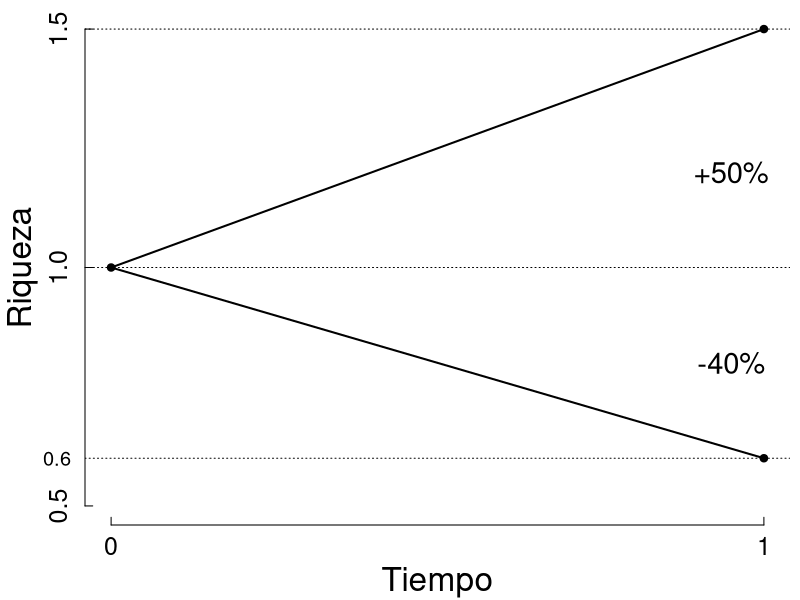
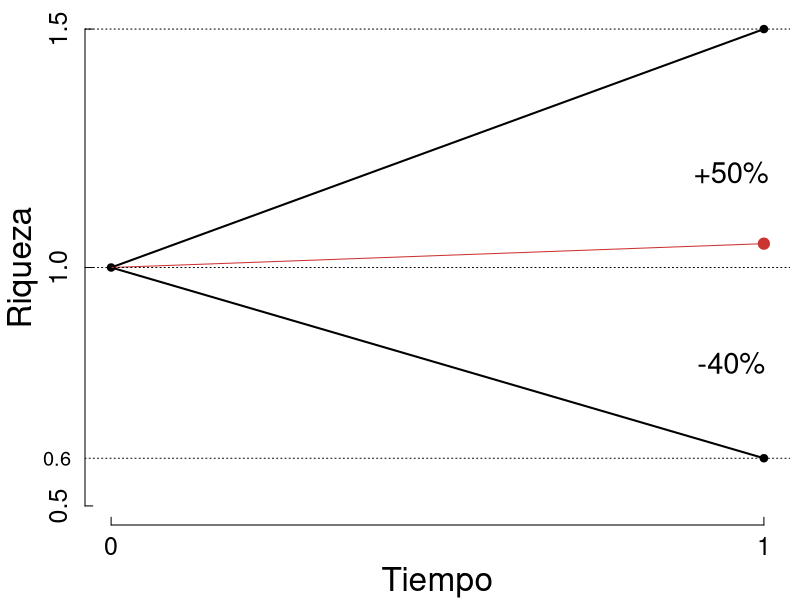
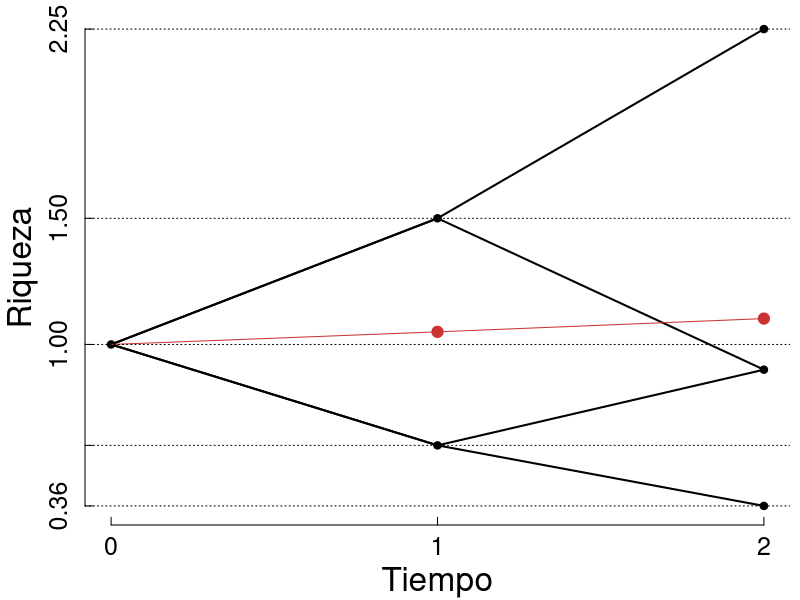
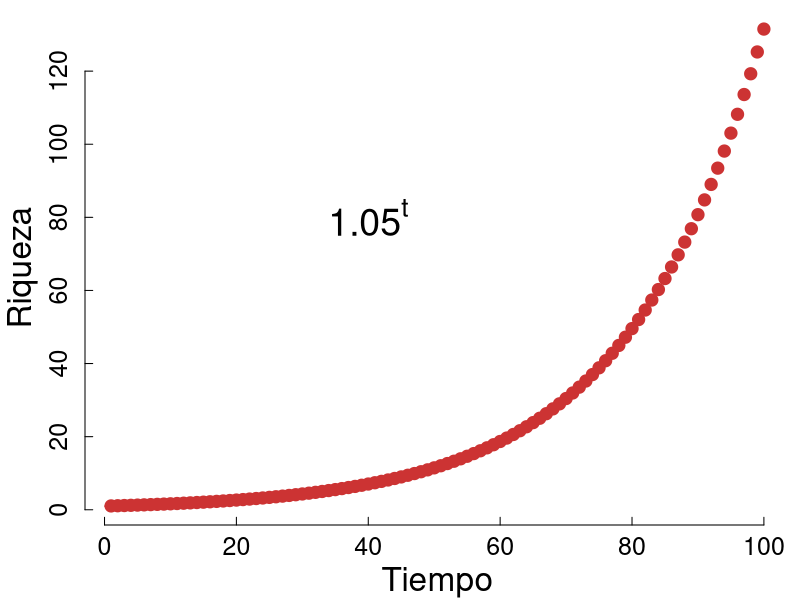
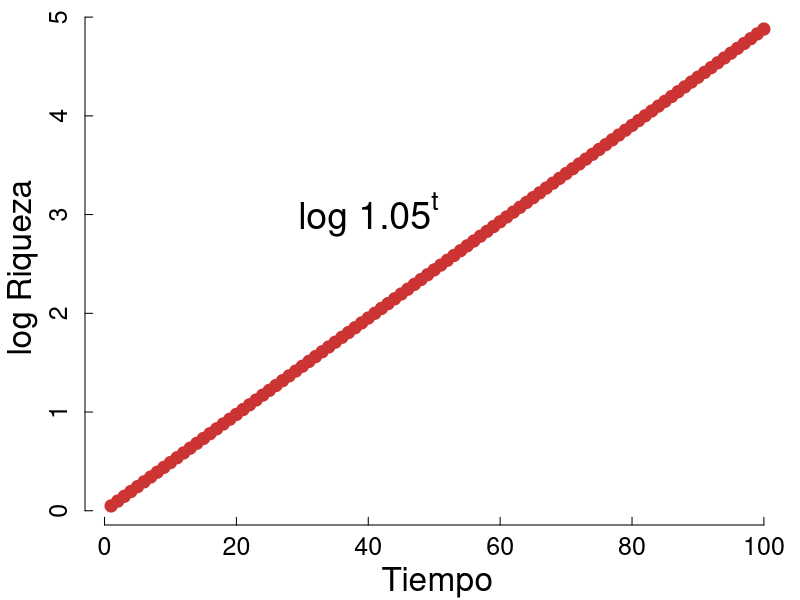
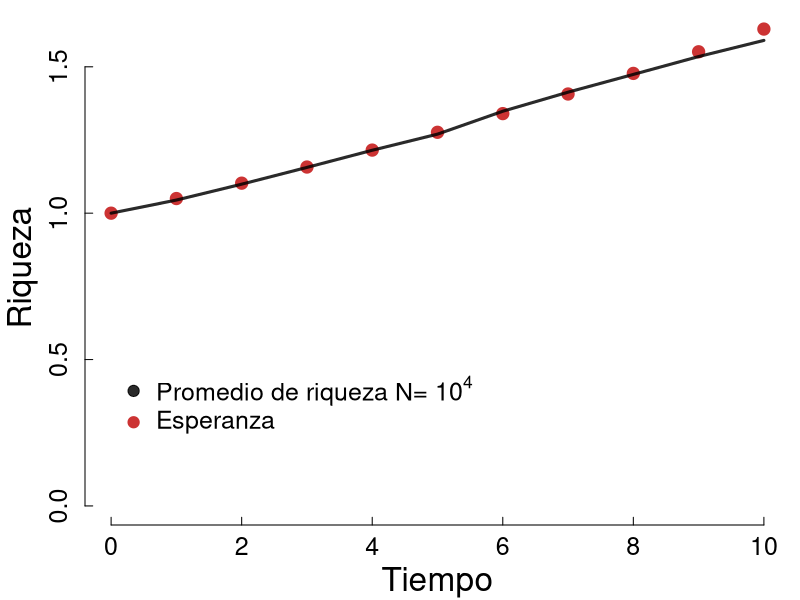
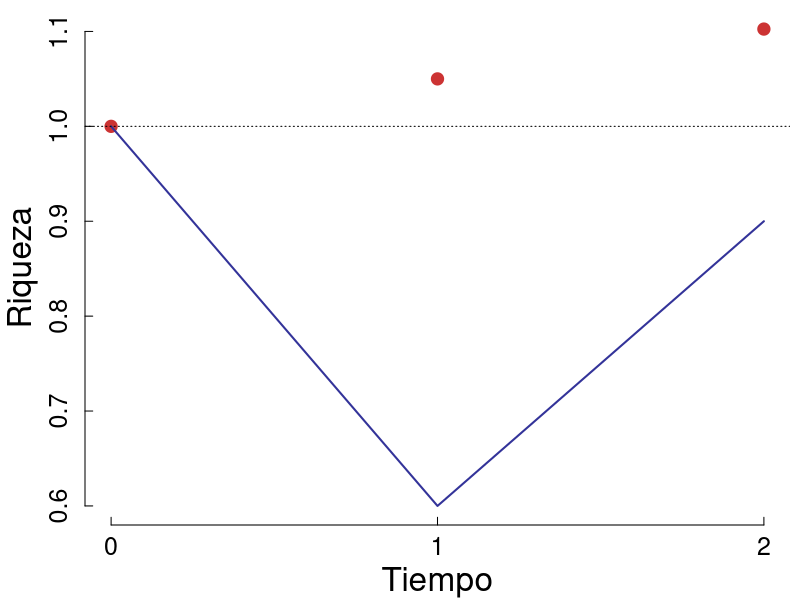
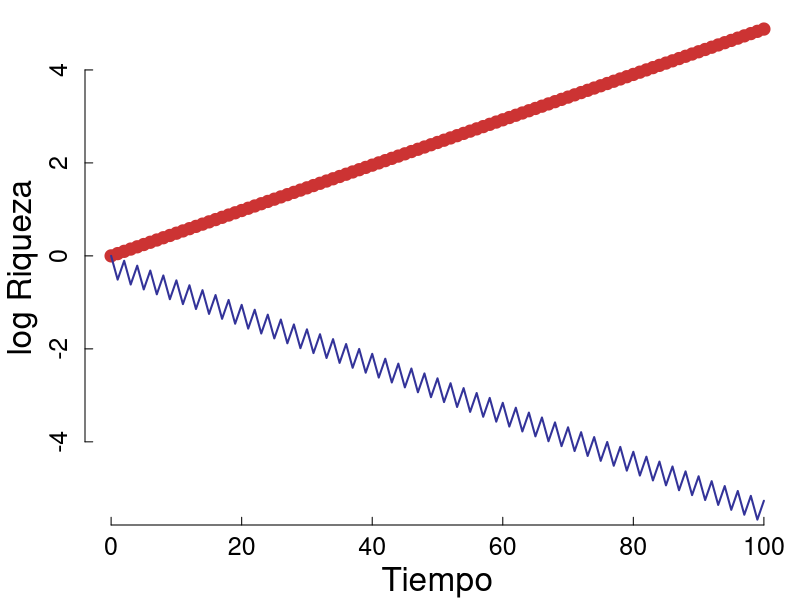

R code for these plots, in order:
oldpar <- par(no.readonly = TRUE)
oldwd <- getwd()
this.dir <- dirname(parent.frame(2)$ofile)
nombre.R <-  sys.frame(1)$ofile
require(tools)
nombre <- print(file_path_sans_ext(nombre.R))
pdf(paste0(nombre,".pdf"), width = 8, height = 5  )
setwd(this.dir)
###############################


par(mar=c(3.75,4.25,0.5,0.5))


plot(c(0,1), c(1,1.5), type="l",lwd=2,axes = F,ann = F, ylim=c(0.5,1.5), col=rgb(0,0,0,1))
lines(c(0,1), c(1,0.6),col=rgb(0,0,0,1),lwd=2)

points(c(0,1,1), c(1,1.5,0.6),col=rgb(0,0,0,1),pch=19)

axis(side=2, at=c(0.5,1,1.5), labels=NA,cex.axis=0.6,tck=0.015)
axis(side=1, at=c(0,1),labels=NA,cex.axis=0.6,tck=0.015)
axis(lwd=0,side=1, at=c(0,1), cex.axis=1.5,line=-0.3)
axis(lwd=0,side=2,at=c(0.5,1,1.5),cex.axis=1.5,line=-0.3)
axis(lwd=0,side=2,at=c(0.6),cex.axis=1.2,las=1,line=-0.3)
mtext("Tiempo", side=1, line=2.5,cex = 2)
mtext("Riqueza", side=2, line=2.5,cex = 2)

text(0.95,0.8,"-40%",srt=0, cex=1.75)
text(0.95,1.2,"+50%",srt=0, cex=1.75)

abline(h=0.6, lty=3)
abline(h=1.5, lty=3)
abline(h=1, lty=3)



plot(c(0,1), c(1,1.5), type="l",lwd=2,axes = F,ann = F, ylim=c(0.5,1.5), col=rgb(0,0,0,1))
lines(c(0,1), c(1,0.6),col=rgb(0,0,0,1),lwd=2)

points(c(0,1,1), c(1,1.5,0.6),col=rgb(0,0,0,1),pch=19)

points(c(1),c(1.05),col=rgb(0.8,0.2,0.2,1),pch=19, cex=1.5)
lines(c(0,1),c(1, 1.05),col=rgb(0.8,0.2,0.2,1))


axis(side=2, at=c(0.5,1,1.5), labels=NA,cex.axis=0.6,tck=0.015)
axis(side=1, at=c(0,1),labels=NA,cex.axis=0.6,tck=0.015)
axis(lwd=0,side=1, at=c(0,1), cex.axis=1.5,line=-0.3)
axis(lwd=0,side=2,at=c(0.5,1,1.5),cex.axis=1.5,line=-0.3)
axis(lwd=0,side=2,at=c(0.6),cex.axis=1.2,las=1,line=-0.3)
mtext("Tiempo", side=1, line=2.5,cex = 2)
mtext("Riqueza", side=2, line=2.5,cex = 2)

text(0.95,0.8,"-40%",srt=0, cex=1.75)
text(0.95,1.2,"+50%",srt=0, cex=1.75)

abline(h=0.6, lty=3)
abline(h=1.5, lty=3)
abline(h=1, lty=3)



plot(c(0,1,2), c(1,1.5,1.5^2), type="l",lwd=2,axes = F,ann = F, ylim=c(0.6^2,1.5^2), col=rgb(0,0,0,1))
lines(c(0,1,2), c(1,0.6,0.6*1.5),col=rgb(0,0,0,1),lwd=2)
lines(c(0,1,2), c(1,1.5,1.5*0.6),col=rgb(0,0,0,1),lwd=2)
lines(c(0,1,2), c(1,0.6,0.6*0.6),col=rgb(0,0,0,1),lwd=2)

points(c(0,1,1,2,2,2), c(1,1.5,0.6, 1.5^2, 1.5*0.6, 0.6^2),col=rgb(0,0,0,1),pch=19)

points(c(1,2),c(1.05,1.05^2),col=rgb(0.8,0.2,0.2,1),pch=19, cex=1.5)
lines(c(0,1,2),c(1, 1.05,1.05^2),col=rgb(0.8,0.2,0.2,1))


axis(side=2, at=c(0.6^2,0.6,1,1.5,1.5^2), labels=NA,cex.axis=0.6,tck=0.015)
axis(side=1, at=c(0,1,2),labels=NA,cex.axis=0.6,tck=0.015)
axis(lwd=0,side=1, at=c(0,1,2), cex.axis=1.5,line=-0.3)
axis(lwd=0,side=2,at=c(0.6^2,0.6,1,1.5,1.5^2),cex.axis=1.5,line=-0.3)
mtext("Tiempo", side=1, line=2.5,cex = 2)
mtext("Riqueza", side=2, line=2.5,cex = 2)


abline(h=0.6^2, lty=3)
abline(h=0.6, lty=3)
abline(h=1.5, lty=3)
abline(h=1, lty=3)
abline(h=1.5^2, lty=3)


t = seq(1,100)
r = 1.05^t
plot(t,r,lwd=2,axes = F,ann = F, col=rgb(0.8,0.2,0.2,1),pch=19, cex=1.5)
lines(c(0,1,2),c(1, 1.05,1.05^2),col=rgb(0.8,0.2,0.2,1))

axis(side=2, labels=NA,cex.axis=0.6,tck=0.015)
axis(side=1, labels=NA,cex.axis=0.6,tck=0.015)
axis(lwd=0,side=1,  cex.axis=1.5,line=-0.3)
axis(lwd=0,side=2,cex.axis=1.5,line=-0.3)
mtext("Tiempo", side=1, line=2.5,cex = 2)
mtext("Riqueza", side=2, line=2.5,cex = 2)
text(40,80,expression(1.05^t),srt=0, cex=2.25)



t = seq(1,100)
r = 1.05^t
plot(t,log(r),lwd=2,axes = F,ann = F, col=rgb(0.8,0.2,0.2,1),pch=19, cex=1.5)

axis(side=2, labels=NA,cex.axis=0.6,tck=0.015)
axis(side=1, labels=NA,cex.axis=0.6,tck=0.015)
axis(lwd=0,side=1,  cex.axis=1.5,line=-0.3)
axis(lwd=0,side=2,cex.axis=1.5,line=-0.3)
mtext("Tiempo", side=1, line=2.5,cex = 2)
mtext("log Riqueza", side=2, line=2.5,cex = 2)
text(40,3,expression("log"~1.05^t),srt=0, cex=2.25)



set.seed(999)
t = seq(0,10)
r = 1.05^t
plot(t,r,lwd=2,axes = F,ann = F, col=rgb(0.8,0.2,0.2,1),pch=19, cex=1.5, ylim=c(0,max(r)))
for (n in c(10000)){
    total = c(0,rbinom(0,n=10,size=1))
    for (j in seq(n)){
        m = rbinom(0.5,n=10,size=1)
        total = total + c(1,cumprod(1.5*m + 0.6*(1-m)))
    }
    lines(t,total/n ,lwd=3, col=rgb(0,0,0,(log(n,10)+1)/6 ) )
}
axis(side=2, labels=NA,cex.axis=0.6,tck=0.015)
axis(side=1, labels=NA,cex.axis=0.6,tck=0.015)
axis(lwd=0,side=1,  cex.axis=1.5,line=-0.3)
axis(lwd=0,side=2,cex.axis=1.5,line=-0.3)
mtext("Tiempo", side=1, line=2.5,cex = 2)
mtext("Riqueza", side=2, line=2.5,cex = 2)
legend(0,0.5,pch=19,legend = c(expression("Promedio de riqueza N="~10^4), "Esperanza"), col=c(rgb(0,0,0,5/6),rgb(0.8,0.2,0.2,1) ),bty = "n",cex = 1.5)



t = seq(0,100)
r = 1.05^t
s = c(1,rep(c(0.6,1.5),50))
plot(t[1:3],r[1:3],lwd=2,axes = F,ann = F, col=rgb(0.8,0.2,0.2,1),pch=19, cex=1.5, ylim=c(0.6,1.05^2) )
lines(t[1:3],cumprod(s[1:3]),col=rgb(0.2,0.2,0.6,1),lwd=2)
axis(side=2, labels=NA,cex.axis=0.6,tck=0.015)
axis(side=1, at = c(0,1,2),labels=NA,cex.axis=0.6,tck=0.015)
axis(lwd=0,side=1,at = c(0,1,2),  cex.axis=1.5,line=-0.3)
axis(lwd=0,side=2,cex.axis=1.5,line=-0.3)
mtext("Tiempo", side=1, line=2.5,cex = 2)
mtext("Riqueza", side=2, line=2.5,cex = 2)
abline(h=1,lty=3)


plot(t,log(r),lwd=2,axes = F,ann = F, col=rgb(0.8,0.2,0.2,1),pch=19, cex=1.5, ylim=c(-max(log(r))-0.5,max(log(r))))
lines(t,log(cumprod(s)),col=rgb(0.2,0.2,0.6,1),lwd=2)
axis(side=2, labels=NA,cex.axis=0.6,tck=0.015)
axis(side=1, labels=NA,cex.axis=0.6,tck=0.015)
axis(lwd=0,side=1,  cex.axis=1.5,line=-0.3)
axis(lwd=0,side=2,cex.axis=1.5,line=-0.3)
mtext("Tiempo", side=1, line=2.5,cex = 2)
mtext("log Riqueza", side=2, line=2.5,cex = 2)




set.seed(999)
t = seq(0,1000)
r = 1.05^t
plot(t,log(r),lwd=2,axes = F,ann = F, col=rgb(0.8,0.2,0.2,1),pch=19, cex=1.5, ylim=c(-max(log(r))-0.5,max(log(r))))
for (i in seq(33)){
    m = c(1,rbinom(0.5,n=1000,size=1))
    lines(t,log(cumprod(1.5*m + 0.6*(1-m))) ,lwd=2, col=rgb(runif(1),runif(1),runif(1)) )
}

axis(side=2, labels=NA,cex.axis=0.6,tck=0.015)
axis(side=1, labels=NA,cex.axis=0.6,tck=0.015)
axis(lwd=0,side=1,  cex.axis=1.5,line=-0.3)
axis(lwd=0,side=2,cex.axis=1.5,line=-0.3)
mtext("Tiempo", side=1, line=2.5,cex = 2)
mtext("log Riqueza", side=2, line=2.5,cex = 2)
text(900,-16,expression("?"),srt=0, cex=5)

set.seed(999)
t = seq(0,1000)
r = 1.05^t
plot(t,log(r),lwd=2,axes = F,ann = F, col=rgb(0.8,0.2,0.2,1),pch=19, cex=1.5, ylim=c(-max(log(r))-0.5,max(log(r))))
for (i in seq(33)){
    m = c(1,rbinom(0.5,n=1000,size=1))
    lines(t,log(cumprod(1.5*m + 0.6*(1-m))) ,lwd=2, col=rgb(runif(1),runif(1),runif(1)) )
}

axis(side=2, labels=NA,cex.axis=0.6,tck=0.015)
axis(side=1, labels=NA,cex.axis=0.6,tck=0.015)
axis(lwd=0,side=1,  cex.axis=1.5,line=-0.3)
axis(lwd=0,side=2,cex.axis=1.5,line=-0.3)
mtext("Tiempo", side=1, line=2.5,cex = 2)
mtext("log Riqueza", side=2, line=2.5,cex = 2)


set.seed(9)
t = seq(0,10000)
r = 1.05^t
plot(t,log(r),lwd=2,axes = F,ann = F, col=rgb(0.8,0.2,0.2,1),pch=19, cex=1.5, ylim=c(-max(log(r))-0.5,max(log(r))))
for (i in seq(33)){
    m = c(1,rbinom(0.5,n=10000,size=1))
    lines(t,log(cumprod(1.5*m + 0.6*(1-m))) ,lwd=2, col=rgb(runif(1),runif(1),runif(1)) )
}

axis(side=2, labels=NA,cex.axis=0.6,tck=0.015)
axis(side=1, labels=NA,cex.axis=0.6,tck=0.015)
axis(lwd=0,side=1,  cex.axis=1.5,line=-0.3)
axis(lwd=0,side=2,cex.axis=1.5,line=-0.3)
mtext("Tiempo", side=1, line=2.5,cex = 2)
mtext("log Riqueza", side=2, line=2.5,cex = 2)
#segments(x0=0,x1=10000, y0=0, y1=log(0.6^(1/2)*1.5^(1/2))*10000,lwd=3)
#text(900,16,expression("5%"),srt=0, cex=2)
#text(900,-16,expression("-5%"),srt=0, cex=2)
abline(h=0,lty=3)


set.seed(9)
plot(c(0,100000),c(0,log(1.05)*100000) ,lwd=4,axes = F,ann = F, col=rgb(0.8,0.2,0.2,1),pch=19, cex=1.5,type="l", ylim=c(log(0.6^(1/2)*1.5^(1/2))*100000, log(1.05)*100000) )
segments(x0=0,x1=100000, y0=0, y1=log(0.6^(1/2)*1.5^(1/2))*100000,lwd=3)
axis(side=2, labels=NA,cex.axis=0.6,tck=0.015)
axis(side=1, labels=NA,cex.axis=0.6,tck=0.015)
axis(lwd=0,side=1,  cex.axis=1.5,line=-0.3)
axis(lwd=0,side=2,cex.axis=1.5,line=-0.3)
mtext("Tiempo", side=1, line=2.5,cex = 2)
mtext("log Riqueza", side=2, line=2.5,cex = 2)
text(90000,2800,expression("5%"),srt=0, cex=2)
text(90000,-3000,expression("?%"),srt=0, cex=2)
abline(h=0,lty=3)


set.seed(9)
plot(c(0,100000),c(0,log(1.05)*100000) ,lwd=4,axes = F,ann = F, col=rgb(0.8,0.2,0.2,1),pch=19, cex=1.5,type="l", ylim=c(log(0.6^(1/2)*1.5^(1/2))*100000, log(1.05)*100000) )
segments(x0=0,x1=100000, y0=0, y1=log(0.6^(1/2)*1.5^(1/2))*100000,lwd=3)
axis(side=2, labels=NA,cex.axis=0.6,tck=0.015)
axis(side=1, labels=NA,cex.axis=0.6,tck=0.015)
axis(lwd=0,side=1,  cex.axis=1.5,line=-0.3)
axis(lwd=0,side=2,cex.axis=1.5,line=-0.3)
mtext("Tiempo", side=1, line=2.5,cex = 2)
mtext("log Riqueza", side=2, line=2.5,cex = 2)
text(90000,2800,expression("5%"),srt=0, cex=2)
text(90000,-3000,expression("-5.1%"),srt=0, cex=2)
abline(h=0,lty=3)


#######################################
# end 
dev.off()
setwd(oldwd)
par(oldpar, new=F)
#########################################
